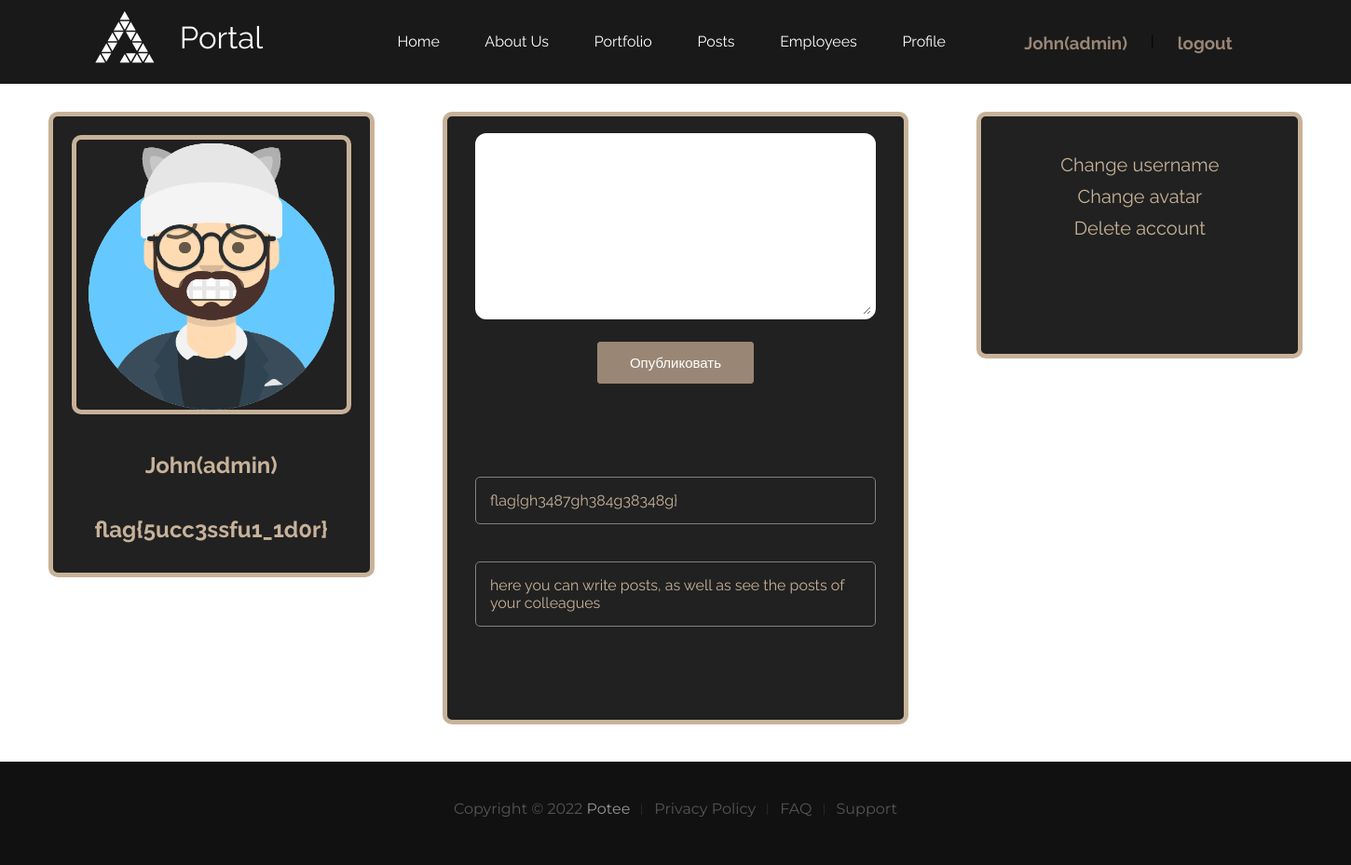
Screenshot of /portal/src/portal/profile/index.php?id=1 (signed in) with the database file from the repository.
### tables this page shows
CREATE TABLE `users_info` (
  `id` int UNSIGNED NOT NULL,
  `login` varchar(100) NOT NULL,
  `password` varchar(32) NOT NULL,
  `card` varchar(40)
);

CREATE TABLE `users_posts` (
  `id` int UNSIGNED NOT NULL,
  `post` text
);

### portal/src/portal/profile/index.php (the view, shortened to what this page needs)
<?php
	include '../non-account-redirect.php';
?>
<!DOCTYPE html>
<html>
<head>
	<link rel="stylesheet" type="text/css" href="../../css/main2.css">
</head>
<body>
	<?php
		include('../header.php');
	?>
	<section class="profile-section">
		<div class="block-avatar">
			<div class="avatar">
				<img class="avatar-pic" src="avatars/<?php echo($_GET['id'])?>.png">
			</div>
			<h1 class="username"><?php $id = $_GET['id'];
			$result = mysqli_query($mysql, "SELECT * FROM `users_info` WHERE `id` = '$id'");
			$user = mysqli_fetch_assoc($result);
			echo($user['login']);?></h1>
			<h2 class="username" id="card"><?php echo($user['card']);?></h2>
		</div>
		<div class="profile-post-form">
			<br>
			<form method="post" enctype="multipart/form-data" action="/portal/profile/post-logic.php?id=<?php echo($_GET['id'])?>">
				<textarea class="user-post-textarea" name="post-text"></textarea>
				<br>
				<input class="projects-btn" type="submit" value="Опубликовать" />
			</form>
			<div class="posts-area">
			<?php
				$id = $_GET['id'];
				$result = mysqli_query($mysql, "SELECT * FROM `users_posts` WHERE `id` = '$id'");
				$post = mysqli_fetch_assoc($result);
				if ($post == null) {
					echo("<div class='profile-post-body'>there's nothing here</div>");
				}else{
					echo("<div class='profile-post-body'>".$post['post']."</div>");
					while($row = mysqli_fetch_assoc($result)){
					    echo("<div class='profile-post-body'>".$row['post']."</div>");
				    }
				}
			?>
			</div>
		</div>
		<div class="profile-settings">
			<div class="spoiler">
				<div class="button">Change username</div>
			</div>
			<div class="spoiler">
				<div class="button">Change avatar</div>
			</div>
			<div class="spoiler">
				<div class="button">Delete account</div>
			</div>
		</div>
	</section>
	<?php
		include('../footer.php');
	?>
</body>
</html>

### portal/src/portal/header.php (shortened to what this page needs)
<header class="headerOther">
			<div>
				<a href="/portal" class="logo logoOther">
			    <span class="logo-txt">Portal</span>
  				</a>
		  	</div>
		  	<nav>
		  		<ul class="menuOther">
		  			<li class="menu-link"> <a href="/portal/">Home </a></li>
		  			<li class="menu-link"> <a href="/portal/about/">About Us </a></li>
		  			<li class="menu-link"> <a href="/portal/portfolio">Portfolio </a></li>
		  			<li class="menu-link"> <a href="/portal/posts/">Posts </a></li>
		  			<li class="menu-link"> <a href="/portal/employees/">Employees </a></li>
		  			<li class="menu-link"> <a href="/portal/profile?id=<?php echo($_SESSION['account'])?>">Profile </a></li>
		  		</ul>
		  	</nav>
		  	<div class="account-other">
		  		<?php
		  			$id = $_SESSION['account'];
		  			$result = mysqli_query($mysql, "SELECT * FROM `users_info` WHERE `id` = '$id'");
					$user = mysqli_fetch_assoc($result);
					echo("<a href='/portal/profile?id=".$_SESSION['account']."'> <h3>".$user['login']."</h3></a> | <a class='logout' href='/portal/deauth.php'><h3>logout</h3></a>");
				?>
		  	</div>
		</header>

### portal/src/css/main2.css (style rules this page uses)
* { margin: 0; padding: 0; box-sizing: border-box; }
html { overflow-x: hidden; }
body { margin: 0 auto; width: 100%; font-family: arial; }
header { display: flex; justify-content: center; }
.logo { display: flex; justify-content: space-between; align-items: center; width: 180px; text-decoration: none; color: #fff; margin: 40px 0 0 0; }
.logo-icon { fill: #fff; }
.logo-txt { font-family: raleway, arial, sans-serif; font-size: 33px; }
.menu-link { list-style-type: none; }
.menu-link a { text-decoration: none; color: #ffffff; }
.projects-btn { display: flex; justify-content: center; width: 168px; height: 45px; background-color: #998675; text-decoration: none; color: #ffffff; border: 1px solid #998675; border-radius: 3px; margin: 0 auto; transition: 0.5s; font-family: 'Raleway', sans-serif; font-size: 15px; }
.headerOther { background-color: #191919; width: 100%; }
.logoOther { padding: 0 0 50px 0; height: 50px; }
.menuOther { display: flex; flex-wrap: wrap; justify-content: space-around; padding: 0; width: 637px; margin: 35px 0 0 120px; font-family: 'Raleway', sans-serif; }
.account-other { margin: 35px 0 0 60px; font-family: 'Raleway', sans-serif; display: flex; justify-content: space-around; }
.account-other a { list-style-type: none; text-decoration: none; color: #998675; margin: 0 25px 0 0; }
.logout { font-family: 'Raleway', sans-serif; padding: 0 0 0 25px; }
.posts-area { justify-content: center; margin: 100px 0 100px 0; }
.profile-section { display: flex; justify-content: space-around; flex-wrap: wrap; }
.block-avatar { height: 500px; width: 350px; background-color: #212121; margin: 30px; border: 5px solid #c7b299; border-radius: 10px; }
.avatar { height: 300px; width: 300px; border: 5px solid #c7b299; border-radius: 10px; margin: 20px auto; }
.username { text-align: center; color: #c7b299; font-family: 'Raleway', sans-serif; margin-top: 40px; }
.profile-post-form { display: block; justify-content: center; margin: 30px 0 40px 0; background-color: #212121; border: 5px solid #c7b299; border-radius: 10px; width: 500px; }
.profile-post-form textarea { border-radius: 12px; height: 70px; border: 1px solid black; height: 200px; width: 430px; margin-bottom: 20px; margin-left: 30px; border: 5px solid #ffff; font-size: 17px; }
.profile-post-body { padding: 15px; min-height: 50px; width: 430px; margin: 40px auto; border: 1px solid gray; border-radius: 5px; color: #c7b299; font-family: 'Raleway', sans-serif; }
.profile-settings { position: relative; justify-content: space-around; text-align: center; height: 265px; width: 350px; background-color: #212121; margin: 30px; padding: 30px; border: 5px solid #c7b299; border-radius: 10px; }
.profile-settings div { margin: 10px; }
.spoiler .button { color: #c7b299; font-family: 'Raleway', sans-serif; font-size: 20px; margin: 0 0 10px 0; cursor: pointer; }
.avatar-pic { height: 290px; width: 290px; }

### rows the page displays
users_info: login "John(admin)", card "flag{5ucc3ssfu1_1d0r}"
users_posts: post "flag{gh3487gh384g38348g}"
users_posts: post "here you can write posts, as well as see the posts of your colleagues"
